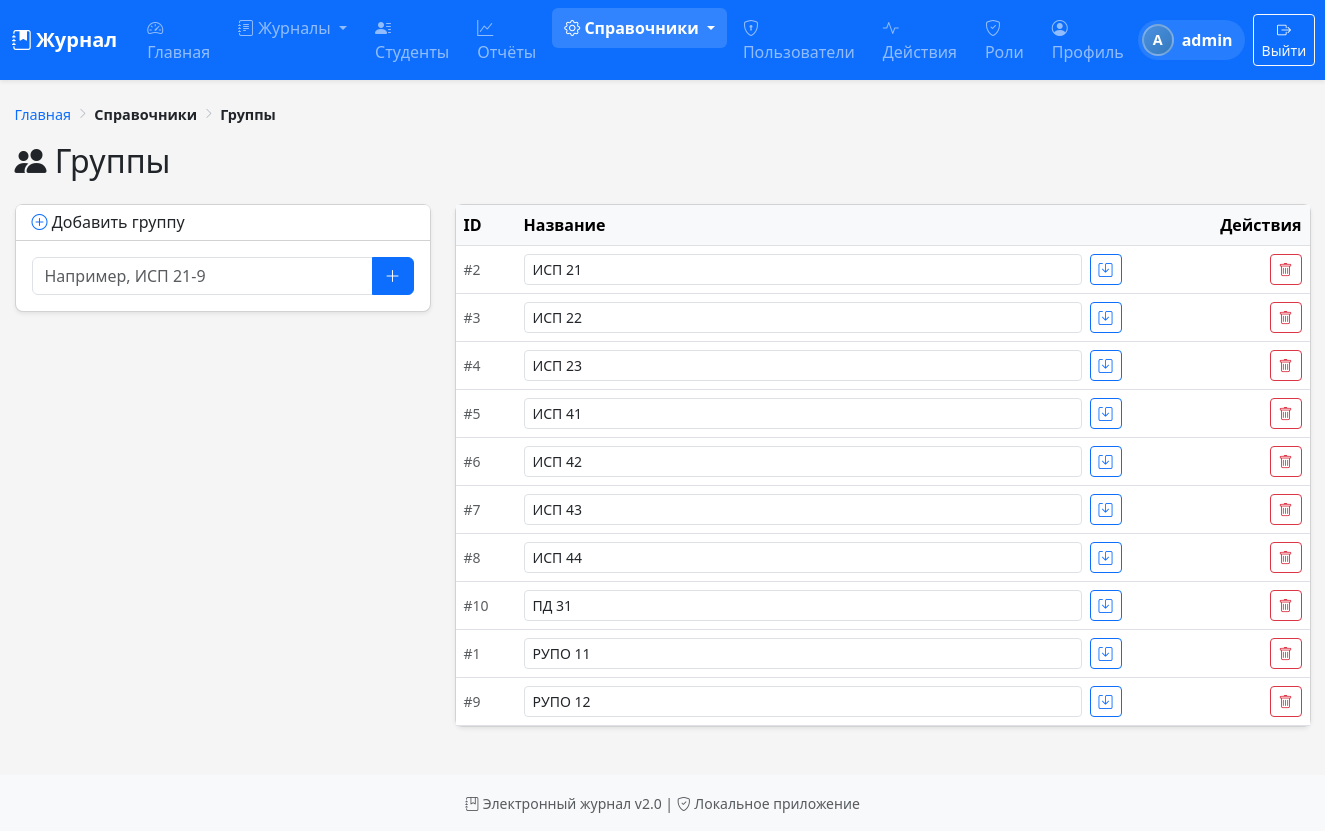
The app's page /groups (signed in) with its own data.
### tables this page shows
CREATE TABLE groups (
            id INTEGER PRIMARY KEY AUTOINCREMENT,
            name TEXT UNIQUE NOT NULL
        , code TEXT, academic_year_id INTEGER);

### routes.py (the view)
@main_bp.route('/groups')
@login_required
def groups():
    return render_template('groups.html', groups=Group.get_all())

### models.py (called while the page is built)
def get_db():
    conn = sqlite3.connect(Config.DATABASE)
    conn.row_factory = sqlite3.Row
    conn.execute("PRAGMA foreign_keys = ON")
    return conn

    @staticmethod
    def get_all():
        conn = get_db()
        groups = conn.execute("SELECT * FROM groups ORDER BY name").fetchall()
        conn.close()
        return groups

    @staticmethod
    def get_permissions_for_user_via_positions(uid):
        conn = get_db()
        rows = conn.execute('''
            SELECT DISTINCT p.code
            FROM user_positions up
            JOIN position_permissions pp ON pp.position_id = up.position_id
            JOIN permissions p ON p.id = pp.permission_id
            WHERE up.user_id = ?
        ''', (uid,)).fetchall()
        conn.close()
        return [r['code'] for r in rows]

    @staticmethod
    def get_personal_permissions(uid):
        conn = get_db()
        permissions = conn.execute('''
            SELECT p.code FROM permissions p
            JOIN user_permissions up ON p.id=up.permission_id
            WHERE up.user_id=?
        ''', (uid,)).fetchall()
        conn.close()
        return [p['code'] for p in permissions]

    @staticmethod
    def get_user_permissions(uid):
        personal = set(Permission.get_personal_permissions(uid))
        from_roles = set(PositionPermission.get_permissions_for_user_via_positions(uid))
        return sorted(personal | from_roles)

    @staticmethod
    def has_permission(uid, code):
        perms = Permission.get_user_permissions(uid)
        return code in perms

### routes.py (called while the page is built)
@main_bp.context_processor
def utility_processor():
    def has_permission(permission_code):
        if 'user_id' in session:
            return Permission.has_permission(session['user_id'], permission_code)
        return False
    def get_semesters(gsid):
        return GroupSubject.get_semesters(gsid)
    def get_hours(gsid, semester):
        return GroupSubject.get_hours(gsid, semester)
    return dict(
        has_permission=has_permission,
        get_semesters=get_semesters,
        get_hours=get_hours
    )

### templates/groups.html (shortened to what this page needs)
{% extends "base.html" %}
{% from "_breadcrumbs.html" import breadcrumbs %}
{% block breadcrumbs %}
    {{ breadcrumbs([
        ('Главная', url_for('main.dashboard')),
        ('Справочники', None),
        ('Группы', None),
    ]) }}
{% endblock %}
{% block content %}
<h2 class="mb-4">
    <i class="bi bi-people-fill"></i> Группы
</h2>
<div class="row">
    <div class="col-12 col-md-5 col-lg-4 mb-3">
        <div class="card shadow-sm">
            <div class="card-header bg-white">
                <h6 class="mb-0">
                    <i class="bi bi-plus-circle text-primary"></i>
                    Добавить группу
                </h6>
            </div>
            <div class="card-body">
                <form method="POST" action="{{ url_for('main.add_group') }}">
                    <div class="input-group">
                        <input type="text" name="name" class="form-control no-emoji"
                               placeholder="Например, ИСП 21-9" required>
                        <button class="btn btn-primary" type="submit">
                            <i class="bi bi-plus-lg"></i>
                        </button>
                    </div>
                </form>
            </div>
        </div>
    </div>
    <div class="col-12 col-md-7 col-lg-8">
        <div class="card shadow-sm">
            <div class="table-responsive">
                <table class="table table-hover align-middle mb-0">
                    <thead class="table-light">
                        <tr>
                            <th style="width: 60px;">ID</th>
                            <th>Название</th>
                            <th class="text-end" style="width: 180px;">Действия</th>
                        </tr>
                    </thead>
                    <tbody>
                    {% for g in groups %}
                        <tr>
                            <td class="text-muted small">#{{ g.id }}</td>
                            <td>
                                <form method="POST" action="{{ url_for('main.edit_group', gid=g.id) }}"
                                      class="d-flex gap-2 align-items-center">
                                    <input type="text" name="name" class="form-control form-control-sm no-emoji"
                                           value="{{ g.name }}" required>
                                    <button type="submit" class="btn btn-sm btn-outline-primary" title="Сохранить">
                                        <i class="bi bi-save"></i>
                                    </button>
                                </form>
                            </td>
                            <td class="text-end">
                                <a href="{{ url_for('main.delete_group', gid=g.id) }}"
                                   class="btn btn-sm btn-outline-danger"
                                   onclick="return confirm('Удалить группу «{{ g.name }}»?');">
                                    <i class="bi bi-trash"></i>
                                </a>
                            </td>
                        </tr>
                    {% endfor %}
                    </tbody>
                </table>
            </div>
        </div>
    </div>
</div>
{% endblock %}

### static/style.css (style rules this page uses)
body { background-color: #f5f5f5; min-height: 100vh; display: flex; flex-direction: column; }
.btn { transition: all 0.15s ease; }
.card { border-radius: 8px; transition: transform 0.15s, box-shadow 0.15s; }
.card.shadow-sm { box-shadow: 0 0.125rem 0.25rem rgba(0, 0, 0, 0.075) !important; }

### templates/base.html (style rules this page uses)
html { scroll-behavior: smooth; }
body { min-height: 100vh; display: flex; flex-direction: column; }

### records on screen
groups: id "2", name "ИСП 21"
groups: id "3", name "ИСП 22"
groups: id "4", name "ИСП 23"
groups: id "5", name "ИСП 41"
groups: id "6", name "ИСП 42"
groups: id "7", name "ИСП 43"
groups: id "8", name "ИСП 44"
groups: id "10", name "ПД 31"
groups: id "1", name "РУПО 11"
groups: id "9", name "РУПО 12"

### other values on screen
{{ session.username[0]|upper }} "A"
{{ session.username }} "admin"
{{ label }} "Главная"
{{ label }} "Справочники" "Группы"
